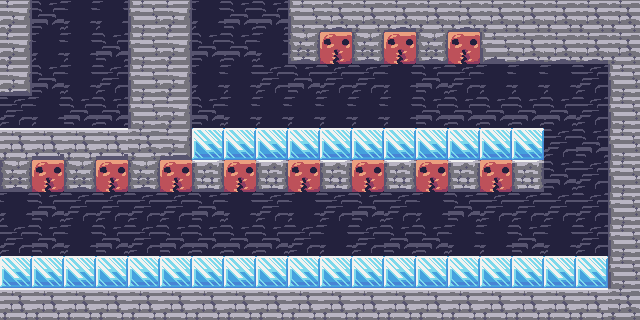

This game map was drawn from its Tiled (.tmx) file and the tilesets committed beside it. A one-line description and the full map source follow:
An orthogonal 20x10 tile map with 32x32 px tiles, 1 tile layer (Tile Layer 1).

<map version="1.0" tiledversion="2017.11.22" orientation="orthogonal" renderorder="right-down" width="20" height="10" tilewidth="32" tileheight="32" infinite="0" nextobjectid="1">
 <tileset firstgid="1" source="tiletest.tsx" />
 <layer name="Tile Layer 1" width="20" height="10">
  <data encoding="csv">
14,173,134,134,12,14,134,173,173,12,96,13,96,13,96,13,13,13,13,13,
14,134,134,173,12,14,173,173,134,135,60,135,60,135,60,95,96,96,96,13,
97,173,134,133,12,14,134,134,133,173,133,133,134,173,133,134,134,134,133,12,
133,134,173,173,12,14,173,134,134,134,134,134,134,173,173,173,173,173,133,12,
55,138,55,138,13,97,123,123,123,123,123,123,123,123,123,123,123,133,173,12,
135,60,135,60,135,60,177,60,177,60,177,60,177,60,177,60,177,173,133,12,
134,173,133,133,133,133,173,134,133,134,133,173,133,134,173,133,133,133,133,12,
133,173,134,173,133,173,173,173,173,133,134,133,173,173,134,134,173,134,133,12,
123,123,123,123,123,123,123,123,123,123,123,123,123,123,123,123,123,123,123,12,
55,55,55,55,55,55,55,55,55,55,55,55,55,55,55,55,55,55,55,13
</data>
 </layer>
</map>
